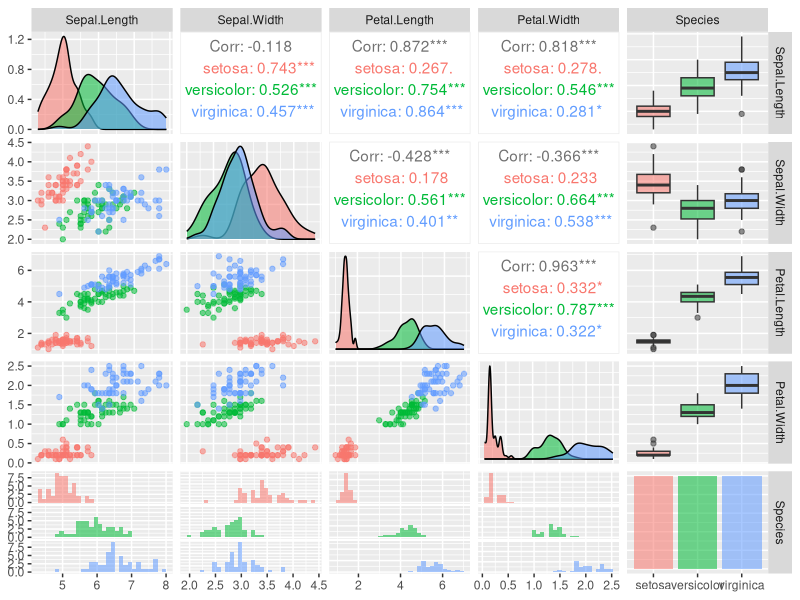
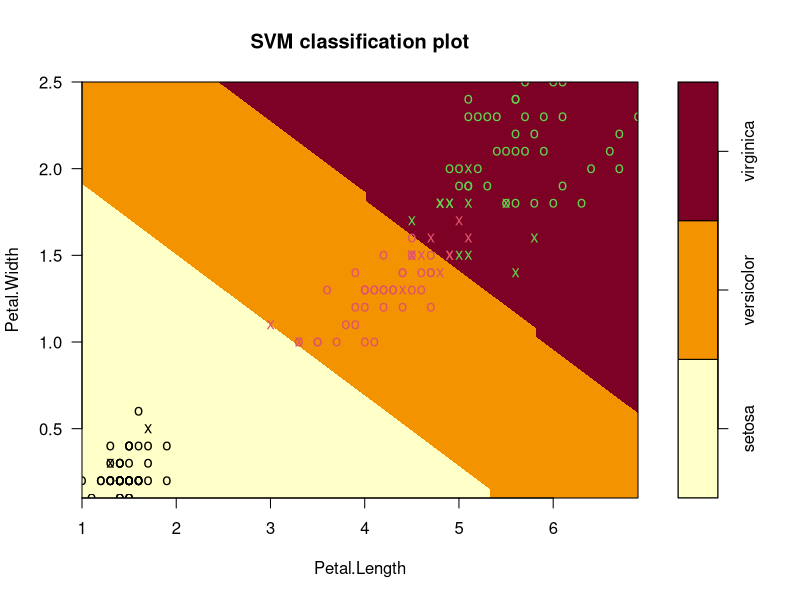
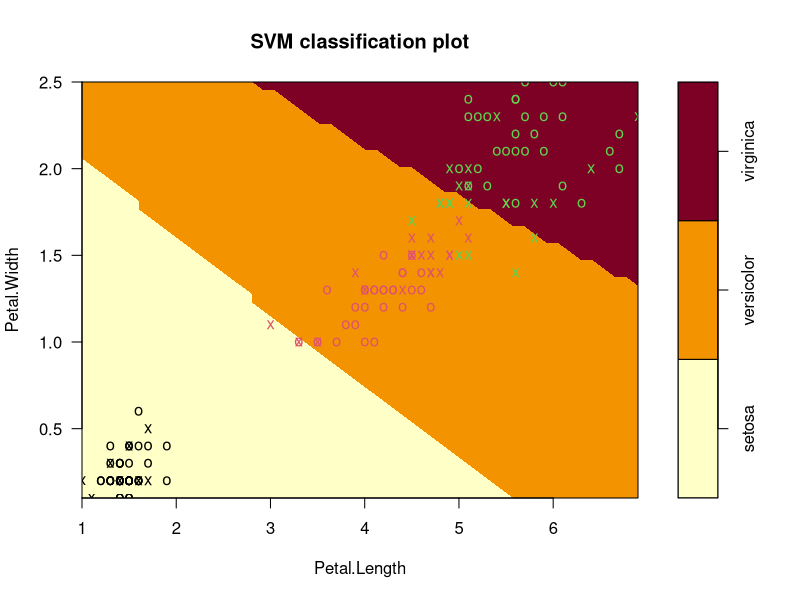
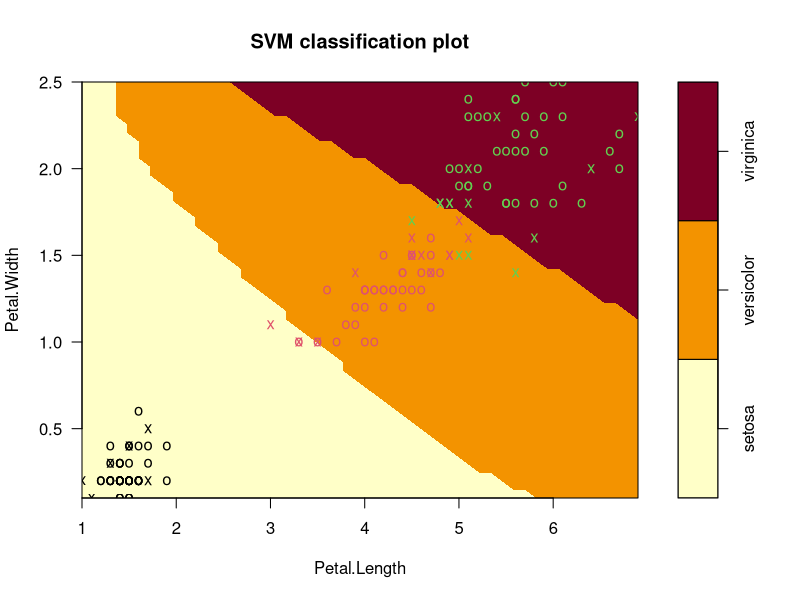

Generate these figures, in order, with R:
## ---- chunk 1
knitr::opts_chunk$set(echo = TRUE, warning = FALSE)
## ---- chunk 2
library("e1071")
library(GGally)
library(ggplot2)
library(caret)
## ---- chunk 3
data("iris")
str(iris)
ggpairs(iris, ggplot2::aes(colour = Species, alpha = 0.4))
## ---- chunk 4
svm_model <- svm(
  Species ~ ., 
  data = iris,
  kernel = "linear"
)
## ---- chunk 5
plot(
  svm_model,
  data = iris,
  Petal.Width ~ Petal.Length,
  slice = list(Sepal.Width = 3, Sepal.Length = 4)
)
## ---- chunk 6
pred = predict(svm_model, iris)
confusionMatrix(as.factor(iris[[5]]), as.factor(pred))$tabl
mean(ifelse(iris[[5]] == pred, 0, 1))
## ---- chunk 7
svm_model = svm(
  Species ~ ., 
  data=iris,
  kernel = "radial"
)
## ---- chunk 8
plot(
  svm_model, 
  data = iris,
  Petal.Width ~ Petal.Length,
  slice = list(Sepal.Width = 3, Sepal.Length = 4) 
)
## ---- chunk 9
pred = predict(svm_model, iris)
confusionMatrix(as.factor(iris[[5]]), as.factor(pred))$tabl
mean(ifelse(iris[[5]] == pred, 0, 1))
## ---- chunk 10
tmodel = tune(
  svm,
  Species~., 
  data = iris,
  ranges = list(epsilon = seq(0,1,0.1), cost = 2^(2:7))
)
best_model <- tmodel$best.model
best_model
## ---- chunk 11
plot(
  best_model, 
  data = iris,
  Petal.Width ~ Petal.Length,
  slice = list(Sepal.Width = 3, Sepal.Length = 4)  
)
## ---- chunk 12
pred_best_model = predict(best_model,iris)
confusionMatrix(as.factor(iris[[5]]), as.factor(pred_best_model))$tabl
mean(ifelse(iris[[5]] == pred_best_model, 0, 1))
